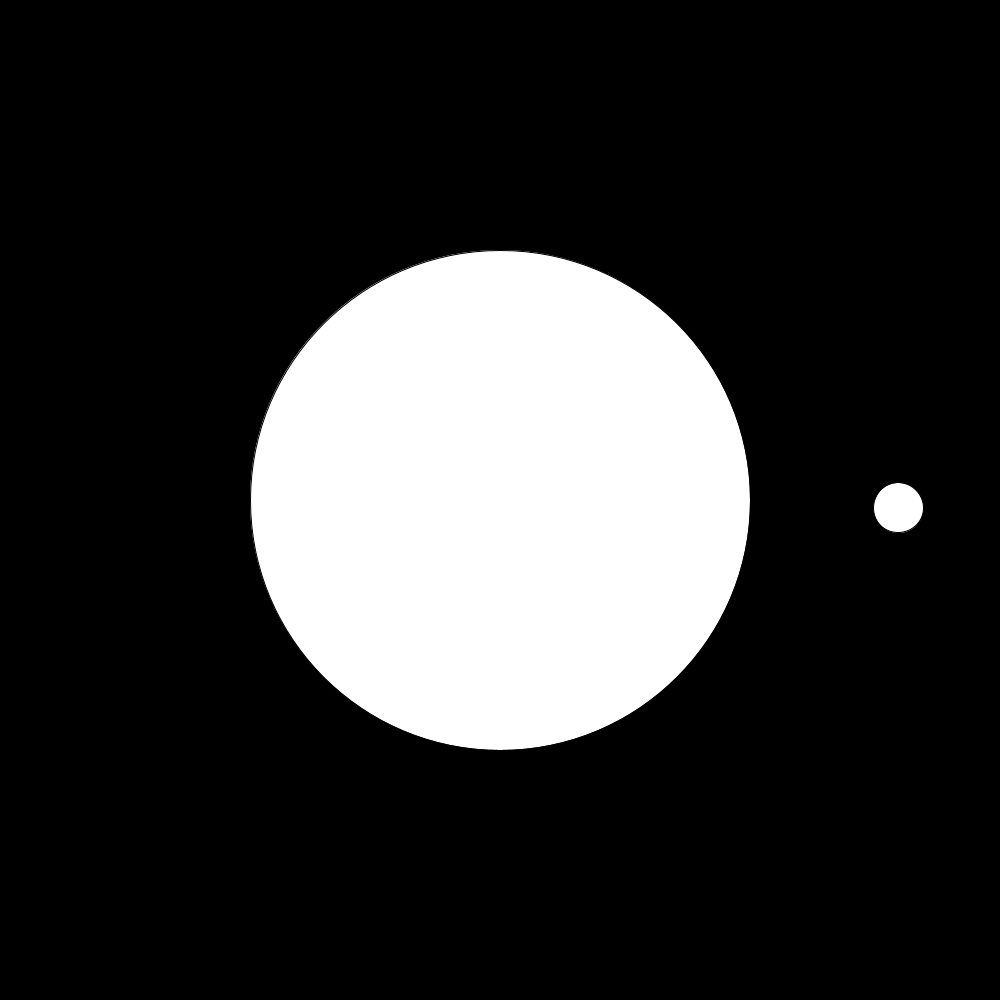
Frame 1 (no input)
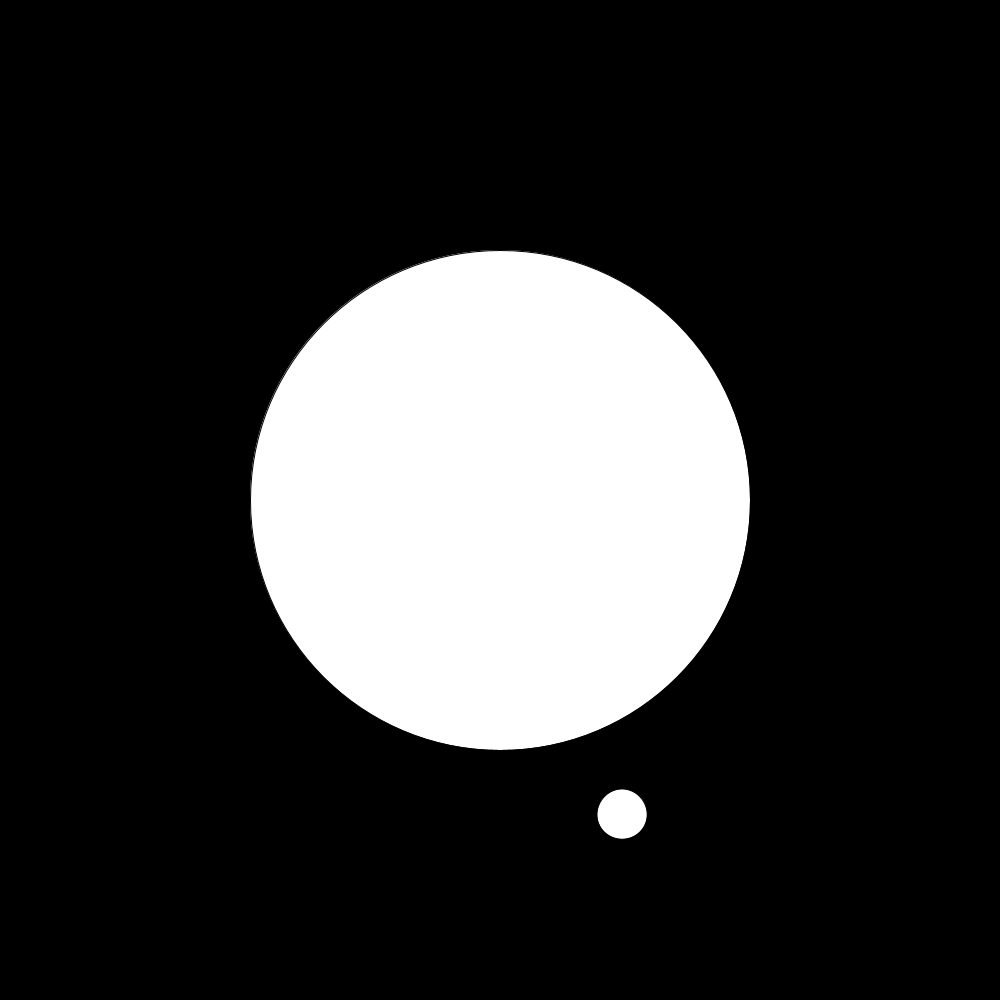
Frame 60 (the mouse pressed at the canvas centre just before this capture)
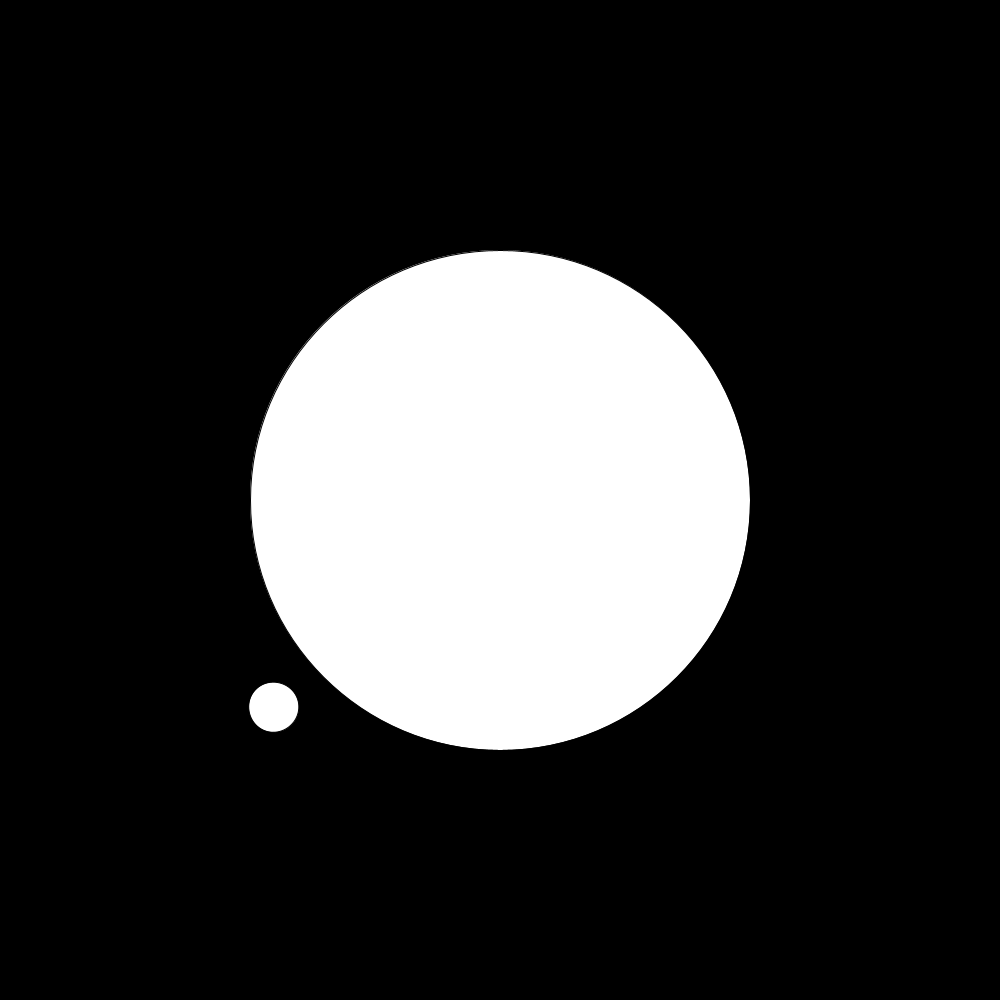
Frame 120 (the mouse held since frame 60 and released just before this capture)

The Processing sketch that drew these frames (run headless with seeded random() and noise(); from frame 60 on, the mouse is pressed at the canvas centre):

// Processing sketch: week12_orbit
// ── week12_orbit.pde

float theta;

void setup(){
  size(1000, 1000);
}

void draw(){
  background(0);
  ellipse(width/2, height/2, width/2, height/2);
  theta = frameCount * .01;
  pushMatrix();
  translate(width/2, height/2);
  rotate(theta*2);
  ellipse(350 + cos(theta*24)* 50, 0, 50, 50);  
  
  popMatrix();
}
